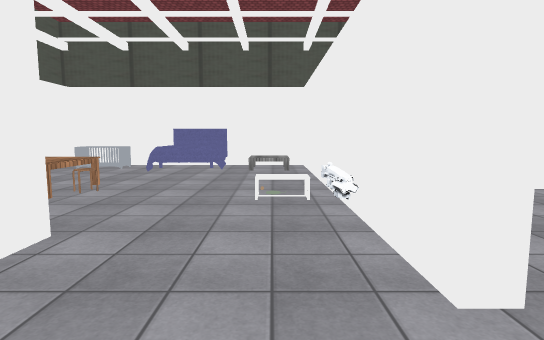
[1] (above)

24 first-person views from a walk through a 3-D level made in the Unity game engine. The camera is 1.5 m above the floor, tilts 6° down and sees 80° across. The floor is counted in squares, 2 m on a side. Each view is taken from the middle of a square. On the plan, view 1 faces up. The plan holds only what a view shows up to about 11 squares ahead; the rest is blank. The player is left out. Some surface patterns are stand-ins.

[2]
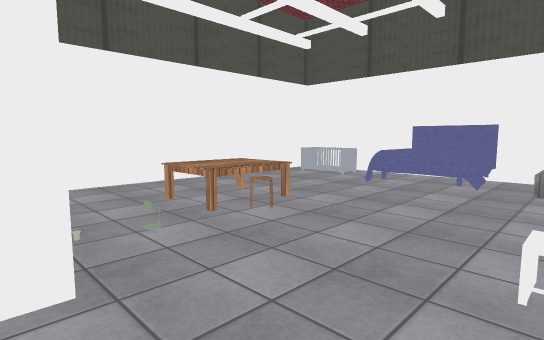

[3]
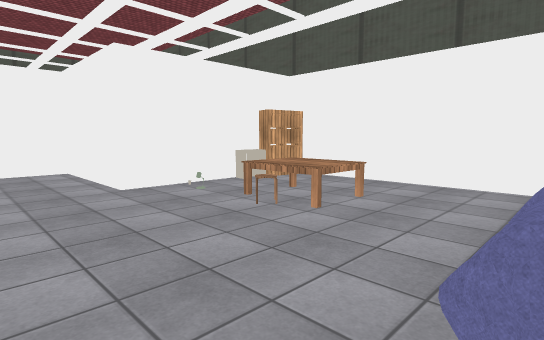

[4]
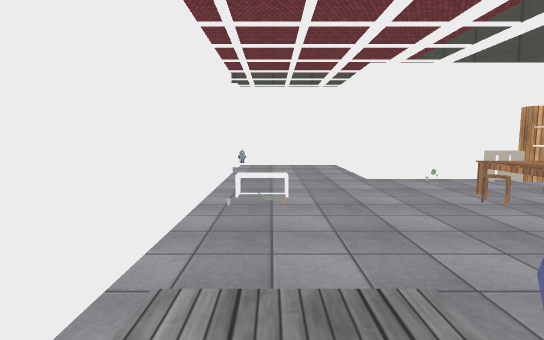

[5]
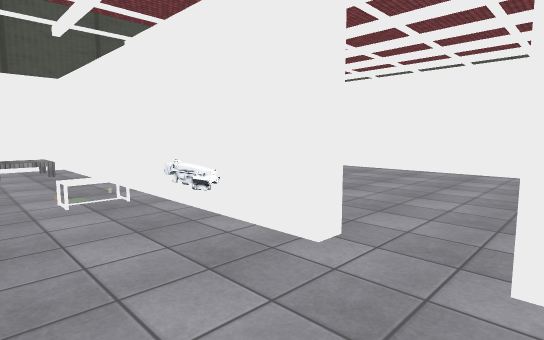

[6]
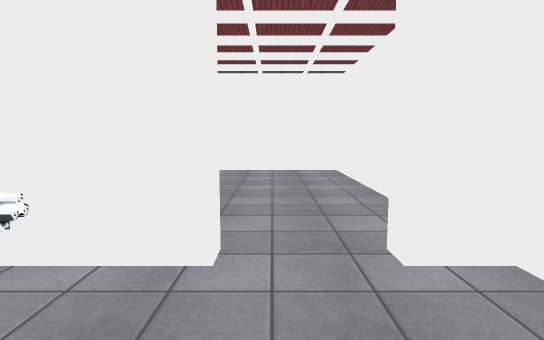

[7]
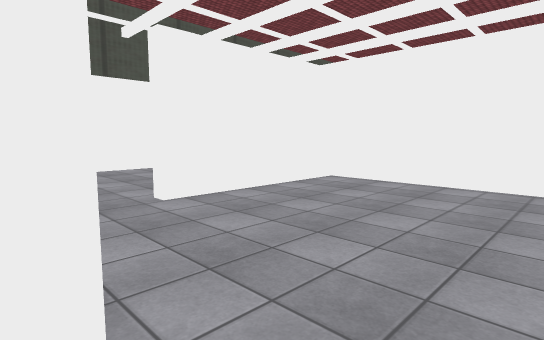

[8]
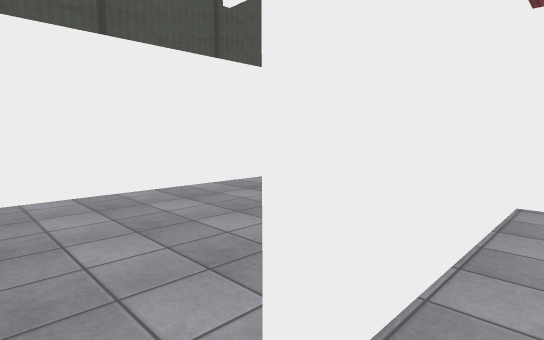

[9]
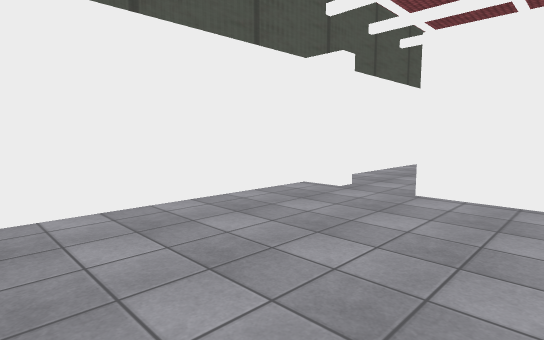

[10]
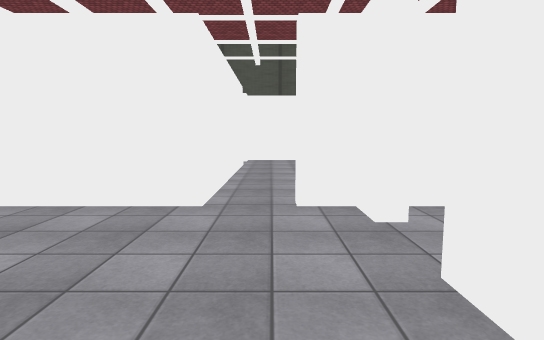

[11]
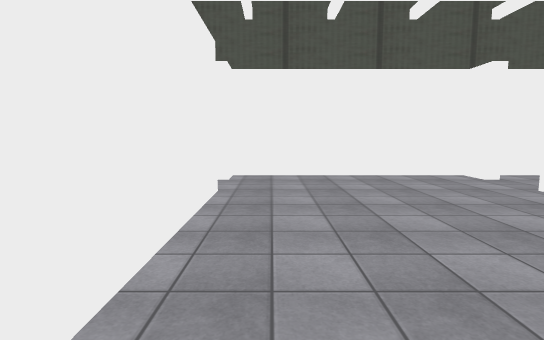

[12]
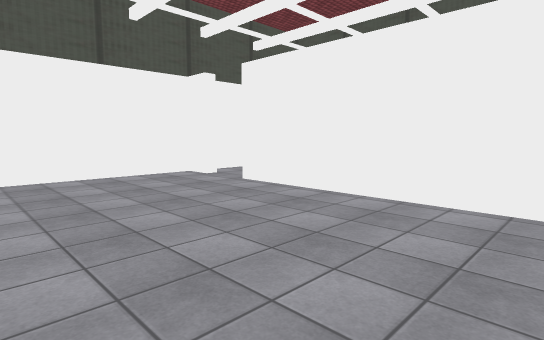

[13]
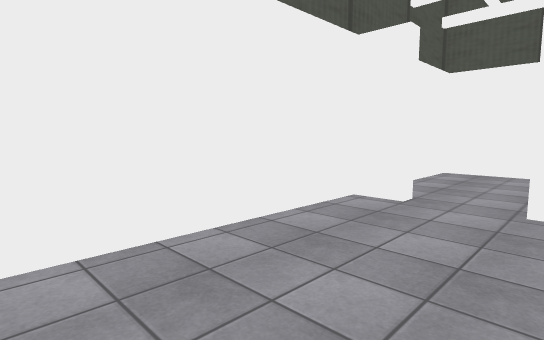

[14]
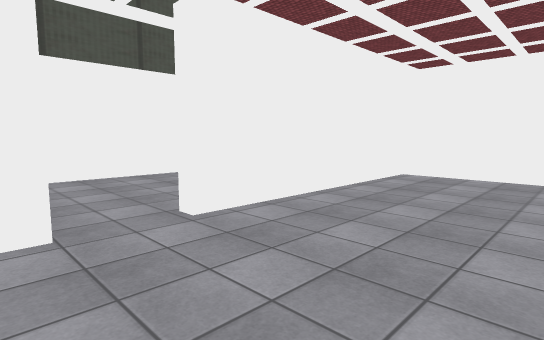

[15]
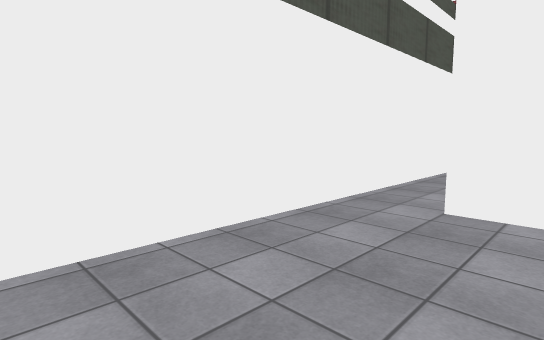

[16]
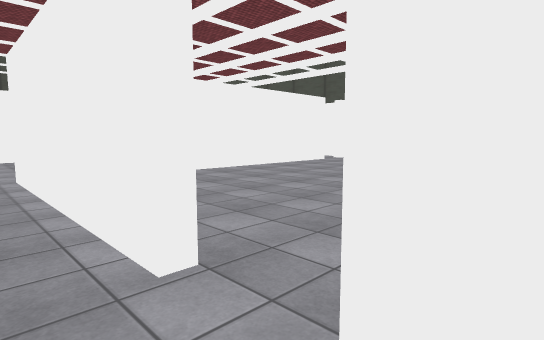

[17]
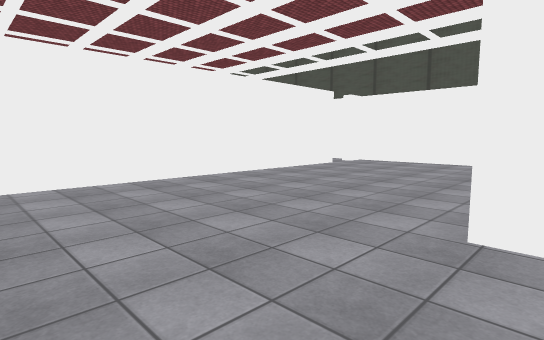

[18]
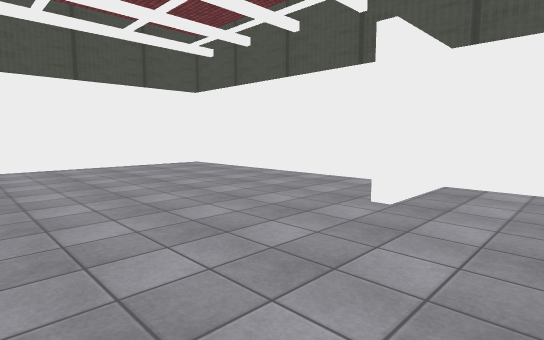

[19]
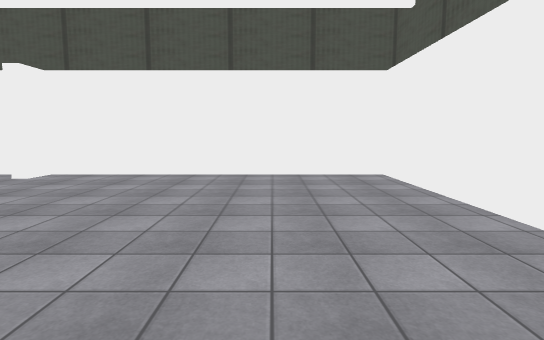

[20]
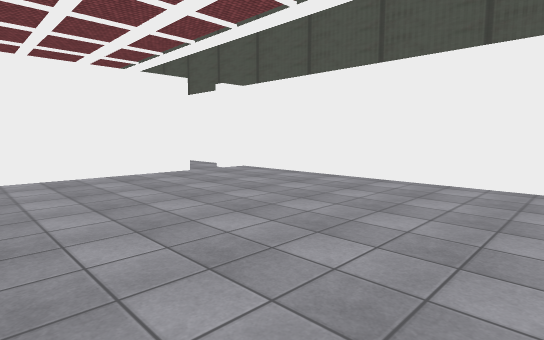

[21]
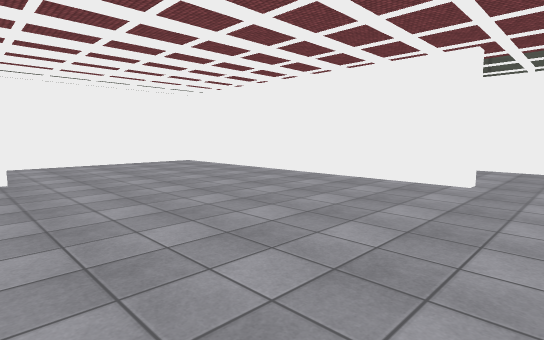

[22]
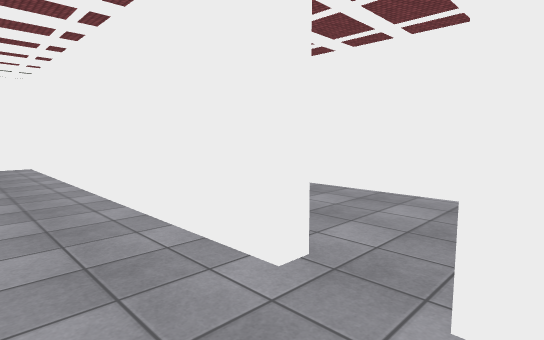

[23]
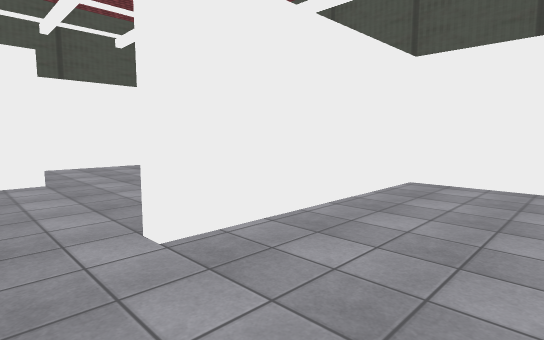

[24]
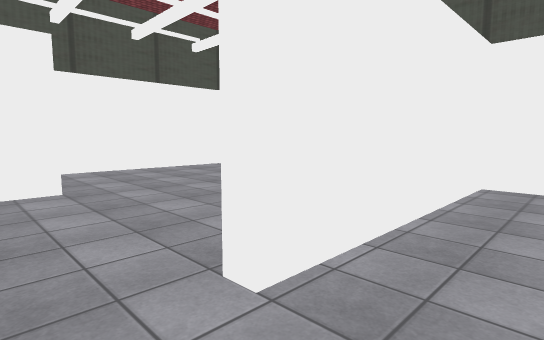

### Floor plan
Points are (right, up) in squares from view 1. A wall is a line through its corners. A room is listed if a view was taken in it or the views show most of it. See-through windows are left out.
Room 1 (views 1, 2, 3, 4, 5, 6)
walls: (-4.7, 2.4) (-1.7, 2.4) (-1.7, -0.4) (0.8, -0.4) (0.8, 0.3); (0.8, 2.4) (0.8, 8.4) (-5.1, 8.4) (-5.1, 2.8)
ways out: opening at (1, 1.5) to room 2
objects: other object (-5, 3); other object (-4, 3); other object (-4, 7); other object (-3, 4); other object (-3, 5); other object (-2, 7) to (-1, 8)
Room 2 (views 7, 8, 9, 10)
walls: (2.7, -0.4) (6.1, -0.4) (6.1, 4.5) (2.6, 4.5); (1.1, 0.3) (1.1, -0.4) (1.8, -0.4)
ways out: opening at (1, 1.5) to room 1; opening at (2, -1) to room 3; opening at (2, 5) to room 7
objects: other object (1, 2)
Room 3 (views 11, 12, 13, 14, 16, 17)
walls: (2.7, -5.5) (2.7, -0.4); (0.5, -0.7) (-1.7, -0.7) (-1.7, -5.5); (-1.7, -6.5) (-1.7, -7.2) (2.7, -7.2) (2.7, -6.5)
ways out: opening at (2, -1) to room 2; opening at (-2, -6) to room 4; opening at (3, -6) to room 5
Room 4 (view 15)
walls: (-3.2, -2.6) (-4, -2.6); (-5.1, 1.3) (-5.1, -7.2) (-2.4, -7.2)
ways out: opening at (-2, -6) to room 3
Room 5 (views 18, 19, 20, 21, 22)
walls: (6.6, -7.2) (12.3, -7.2) (12.3, -0.7) (11.6, -0.7); (10.9, -0.7) (3, -0.7) (3, -5.2); (4.4, -7.2) (5.6, -7.2) (5.6, -5.4)
ways out: opening at (3, -6) to room 3; opening at (11, -1) to room 6
Room 6 (views 23, 24)
walls: (12.3, -0.1) (12.3, 2.1) (7.9, 2.1)
ways out: opening at (11, -1) to room 5; gap at (8, 2)
Room 7 (no view inside)
walls: (6.1, 7.6) (6.1, 8.4) (2.3, 8.4); (6.1, 5.3) (6.1, 6.6)
ways out: opening at (2, 5) to room 2; opening at (6, 7)

Where each view was taken, in squares from view 1:
view 1: 0 up, 0 right, facing up
view 2: 2 up, 0 right, facing up-left
view 3: 7 up, 0 right, facing down-left
view 4: 8 up, 0 right, facing down
view 5: 0 up, 1 left, facing up-right
view 6: 1 up, 1 left, facing right
view 7: 1 up, 1 right, facing up-right
view 8: 4 up, 2 right, facing up-right
view 9: 5 up, 2 right, facing up-right
view 10: 3 up, 2 right, facing down
view 11: 1 down, 2 right, facing down
view 12: 1 down, 2 right, facing down-left
view 13: 5 down, 2 right, facing down-left
view 14: 7 down, 1 right, facing up-left
view 15: 6 down, 3 left, facing up-left
view 16: 7 down, 2 right, facing up-right
view 17: 6 down, 3 right, facing up-right
view 18: 2 down, 4 right, facing down-right
view 19: 5 down, 6 right, facing right
view 20: 7 down, 7 right, facing up-right
view 21: 6 down, 12 right, facing up-left
view 22: 2 down, 12 right, facing up-left
view 23: 0 up, 7 right, facing up-right
view 24: 1 up, 7 right, facing up-right
